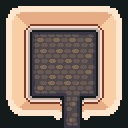

Tiled map render using the project's own tile images. Description and the whole map definition, tile-layer contents included, below:
An orthogonal 8x8 tile map with 16x16 px tiles, 1 tile layer (bg), 2 tilesets and 1 object (teleport).

<map version="1.8" tiledversion="1.9.2" orientation="orthogonal" renderorder="right-down" width="8" height="8" tilewidth="16" tileheight="16" infinite="0" nextlayerid="3" nextobjectid="2">
 <tileset firstgid="1" source="../tilesets/interior.tsx" />
 <tileset firstgid="1281" source="../tilesets/interior_floor.tsx" />
 <layer id="1" name="bg" width="8" height="8">
  <data encoding="csv">
3,4,10,11,12,12,13,14,
35,36,42,43,44,44,45,46,
195,196,1556,1557,1557,1558,205,206,
195,196,1578,1579,1579,1580,237,238,
227,228,1578,1579,1579,1580,269,270,
259,260,1600,1601,1584,1602,269,270,
129,130,586,584,1581,585,589,590,
161,162,618,616,1603,617,621,622
</data>
 </layer>
 <objectgroup id="2" name="objects">
  <object id="1" type="teleport" x="64.125" y="121.25" width="15.75" height="6.75">
   <properties>
    <property name="dest" value="32, 184" />
    <property name="dest_map" value="test_map.tmx" />
   </properties>
  </object>
 </objectgroup>
</map>
